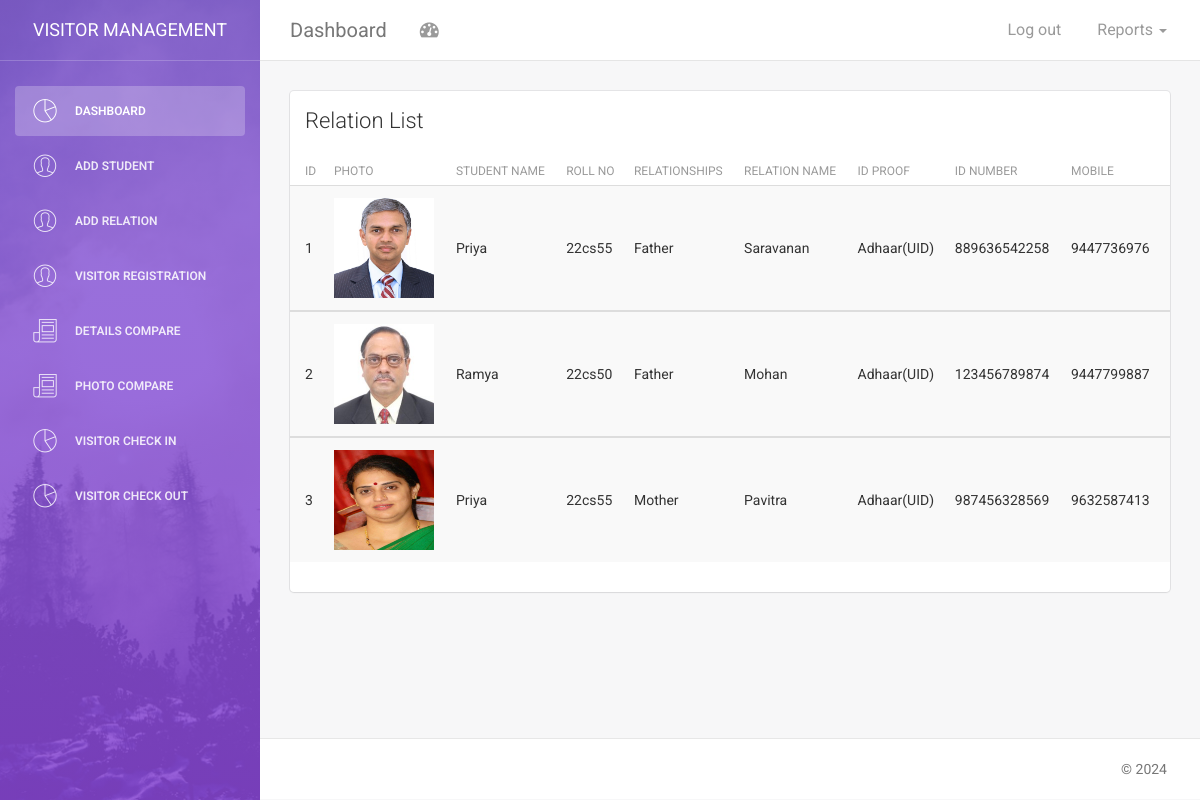
Page /relation-list.php on the committed database.
### tables this page shows
CREATE TABLE IF NOT EXISTS `relation` (
  `sno` int(10) NOT NULL,
  `sname` varchar(25) NOT NULL,
  `rollno` varchar(25) NOT NULL,
  `relationships` varchar(25) NOT NULL,
  `rname` varchar(25) NOT NULL,
  `idtype` varchar(25) NOT NULL,
  `idno` varchar(25) NOT NULL,
  `mobile` bigint(25) NOT NULL,
  `path` varchar(25) NOT NULL
);

### relation-list.php (the view, shortened to what this page needs)
<!doctype html>
<html lang="en">
<head>
    <link href="assets/css/bootstrap.min.css" rel="stylesheet" />
    <link href="assets/css/animate.min.css" rel="stylesheet"/>
    <link href="assets/css/light-bootstrap-dashboard.css?v=1.4.0" rel="stylesheet"/>
    <link href="assets/css/demo.css" rel="stylesheet" />
    <link href="http://maxcdn.bootstrapcdn.com/font-awesome/4.2.0/css/font-awesome.min.css" rel="stylesheet">
    <link href="assets/css/pe-icon-7-stroke.css" rel="stylesheet" />
</head>
<body>
<div class="wrapper">
    <div class="sidebar" data-color="purple" data-image="assets/img/sidebar-5.jpg">
    	<div class="sidebar-wrapper">
            <div class="logo">
                <a href="index.php" class="simple-text">
                    Visitor Management
                </a>
            </div>
            <ul class="nav">
                <li class="active">
                    <a href="dashboard.php">
                        <i class="pe-7s-graph"></i>
                        <p>Dashboard</p>
                    </a>
                </li>
                <li>
                    <a href="add-student.php">
                        <i class="pe-7s-user"></i>
                        <p>Add Student</p>
                    </a>
                </li>
                <li>
                    <a href="add-relation.php">
                        <i class="pe-7s-user"></i>
                        <p>Add Relation</p>
                    </a>
                </li>
                <li>
                    <a href="visitor-registration.php">
                        <i class="pe-7s-user"></i>
                        <p>Visitor Registration</p>
                    </a>
                </li>
                <li>
                    <a href="compare.php">
                        <i class="pe-7s-news-paper"></i>
                        <p>Details Compare</p>
                    </a>
                </li>
                <li>
                    <a href="photo-compare.php">
                        <i class="pe-7s-news-paper"></i>
                        <p>Photo Compare</p>
                    </a>
                </li>
                 <li>
                    <a href="visitor-check-in.php">
                        <i class="pe-7s-graph"></i>
                        <p>Visitor Check In</p>
                    </a>
                </li>
                <li>
                    <a href="visitor-check-out.php">
                        <i class="pe-7s-graph"></i>
                        <p>Visitor Check Out</p>
                    </a>
                </li>
            </ul>
    	</div>
    </div>
    <div class="main-panel">
        <nav class="navbar navbar-default navbar-fixed">
            <div class="container-fluid">
                <div class="navbar-header">
                    <a class="navbar-brand" href="#">Dashboard</a>
                </div>
                <div class="collapse navbar-collapse">
                    <ul class="nav navbar-nav navbar-left">
                        <li>
                            <a href="#" class="dropdown-toggle" data-toggle="dropdown">
                                <i class="fa fa-dashboard"></i>
                            </a>
                        </li>
                    </ul>
                    <ul class="nav navbar-nav navbar-right">
						<li class="dropdown">
                              <a href="#" class="dropdown-toggle" data-toggle="dropdown">
                                    <p>
										Reports
										<b class="caret"></b>
									</p>
                              </a>
                        </li>
                    </ul>
                    <ul class="nav navbar-nav navbar-right">
                        <li>
                            <a href="logout.php">
                                <p>Log out</p>
                            </a>
                        </li>
                    </ul>
                </div>
            </div>
        </nav>
								<?php
$query = "select * from relation";
$data = mysql_query($query);
								?>
        <div class="content">
            <div class="container-fluid">
                <div class="row">
                    <div class="col-md-12">
                        <div class="card">
                            <div class="header">
                                <h4 class="title">Relation List</h4>
                            </div>
                            <div class="content table-responsive table-full-width">
                                <table class="table table-hover table-striped">
                                    <thead>
                                        <th>ID</th>
                                    	<th>Photo</th>
                                    	<th>Student Name</th>
                                    	<th>Roll No</th>
                                    	<th>Relationships</th>
                                        <th>Relation Name</th>
                                        <th>ID Proof</th>
                                        <th>ID Number</th>
                                        <th>Mobile</th>
                                    </thead>
                                     <?php while($rec = mysql_fetch_array($data)) { ?>
                                    <tbody>
                                        <tr>
                                        	<td><?php echo $rec['sno']; ?></td>
                                        	<td><img src="<?php echo $rec['path'];?>" width="100" height="100"></td>
                                        	<td><?php echo $rec['sname']; ?></td>
                                            <td><?php echo $rec['rollno']; ?></td>
                                            <td><?php echo $rec['relationships']; ?></td>
                                            <td><?php echo $rec['rname']; ?></td>
                                            <td><?php echo $rec['idtype']; ?></td>
                                            <td><?php echo $rec['idno']; ?></td>
                                            <td><?php echo $rec['mobile']; ?></td>
                                        </tr>
                                    </tbody>
                                    <?php } ?>
                                </table>
                            </div>
                        </div>
                    </div>
                </div>
            </div>
        </div>
        <footer class="footer">
            <div class="container-fluid">
                <p class="copyright pull-right">
                    &copy; <script>document.write(new Date().getFullYear())</script>
                </p>
            </div>
        </footer>
    </div>
</div>
</body>
</html>

### rows in the picture
relation: sno "1", path (picture), sname "Priya", rollno "22cs55", relationships "Father", rname "Saravanan", idtype "Adhaar(UID)", idno "889636542258", mobile "9447736976"
relation: sno "2", path (picture), sname "Ramya", rollno "22cs50", relationships "Father", rname "Mohan", idtype "Adhaar(UID)", idno "123456789874", mobile "9447799887"
relation: sno "3", path (picture), sname "Priya", rollno "22cs55", relationships "Mother", rname "Pavitra", idtype "Adhaar(UID)", idno "987456328569", mobile "9632587413"
